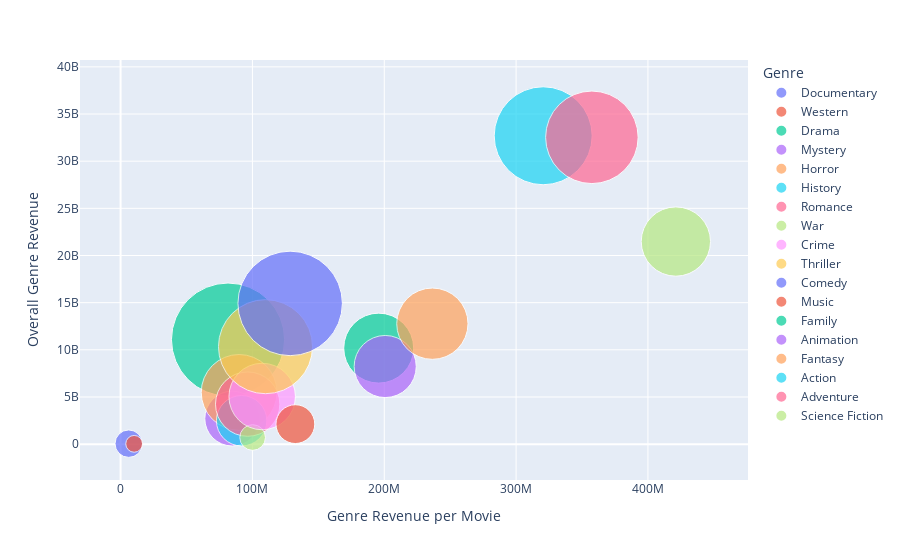

The notebook cell this image was saved under:
### Code cell
# This graph does not make much sense
fig = px.scatter(genres_df, x='Genre Revenue per Movie', y='Overall Genre Revenue', size='Number of Movies',
                 color='Genre', hover_name='Genre', size_max=80)
fig.show()

### Figure 1 — Plotly figure (JSON) as saved in the notebook; plotly's stock layout.template omitted (floating-point values rounded to 4 significant figures)
{"data": [{"hovertemplate": "<b>%{hovertext}</b><br><br>Genre=Documentary<br>Genre Revenue per Movie=%{x}<br>Overall Genre Revenue=%{y}<br>Number of Movies=%{marker.size}<extra></extra>", "hovertext": ["Documentary"], "legendgroup": "Documentary", "marker": {"color": "#636efa", "size": [8], "sizemode": "area", "sizeref": 0.02125, "symbol": "circle"}, "mode": "markers", "name": "Documentary", "orientation": "v", "showlegend": true, "type": "scatter", "x": [6182000.0], "xaxis": "x", "y": [49455467], "yaxis": "y"}, {"hovertemplate": "<b>%{hovertext}</b><br><br>Genre=Western<br>Genre Revenue per Movie=%{x}<br>Overall Genre Revenue=%{y}<br>Number of Movies=%{marker.size}<extra></extra>", "hovertext": ["Western"], "legendgroup": "Western", "marker": {"color": "#EF553B", "size": [3], "sizemode": "area", "sizeref": 0.02125, "symbol": "circle"}, "mode": "markers", "name": "Western", "orientation": "v", "showlegend": true, "type": "scatter", "x": [10293113], "xaxis": "x", "y": [30879339], "yaxis": "y"}, {"hovertemplate": "<b>%{hovertext}</b><br><br>Genre=Drama<br>Genre Revenue per Movie=%{x}<br>Overall Genre Revenue=%{y}<br>Number of Movies=%{marker.size}<extra></extra>", "hovertext": ["Drama"], "legendgroup": "Drama", "marker": {"color": "#00cc96", "size": [136], "sizemode": "area", "sizeref": 0.02125, "symbol": "circle"}, "mode": "markers", "name": "Drama", "orientation": "v", "showlegend": true, "type": "scatter", "x": [81490000.0], "xaxis": "x", "y": [11083020534], "yaxis": "y"}, {"hovertemplate": "<b>%{hovertext}</b><br><br>Genre=Mystery<br>Genre Revenue per Movie=%{x}<br>Overall Genre Revenue=%{y}<br>Number of Movies=%{marker.size}<extra></extra>", "hovertext": ["Mystery"], "legendgroup": "Mystery", "marker": {"color": "#ab63fa", "size": [32], "sizemode": "area", "sizeref": 0.02125, "symbol": "circle"}, "mode": "markers", "name": "Mystery", "orientation": "v", "showlegend": true, "type": "scatter", "x": [84678675], "xaxis": "x", "y": [2709717600], "yaxis": "y"}, {"hovertemplate": "<b>%{hovertext}</b><br><br>Genre=Horror<br>Genre Revenue per Movie=%{x}<br>Overall Genre Revenue=%{y}<br>Number of Movies=%{marker.size}<extra></extra>", "hovertext": ["Horror"], "legendgroup": "Horror", "marker": {"color": "#FFA15A", "size": [61], "sizemode": "area", "sizeref": 0.02125, "symbol": "circle"}, "mode": "markers", "name": "Horror", "orientation": "v", "showlegend": true, "type": "scatter", "x": [89900000.0], "xaxis": "x", "y": [5484188981], "yaxis": "y"}, {"hovertemplate": "<b>%{hovertext}</b><br><br>Genre=History<br>Genre Revenue per Movie=%{x}<br>Overall Genre Revenue=%{y}<br>Number of Movies=%{marker.size}<extra></extra>", "hovertext": ["History"], "legendgroup": "History", "marker": {"color": "#19d3f3", "size": [27], "sizemode": "area", "sizeref": 0.02125, "symbol": "circle"}, "mode": "markers", "name": "History", "orientation": "v", "showlegend": true, "type": "scatter", "x": [91810000.0], "xaxis": "x", "y": [2478856803], "yaxis": "y"}, {"hovertemplate": "<b>%{hovertext}</b><br><br>Genre=Romance<br>Genre Revenue per Movie=%{x}<br>Overall Genre Revenue=%{y}<br>Number of Movies=%{marker.size}<extra></extra>", "hovertext": ["Romance"], "legendgroup": "Romance", "marker": {"color": "#FF6692", "size": [44], "sizemode": "area", "sizeref": 0.02125, "symbol": "circle"}, "mode": "markers", "name": "Romance", "orientation": "v", "showlegend": true, "type": "scatter", "x": [96390000.0], "xaxis": "x", "y": [4241079667], "yaxis": "y"}, {"hovertemplate": "<b>%{hovertext}</b><br><br>Genre=War<br>Genre Revenue per Movie=%{x}<br>Overall Genre Revenue=%{y}<br>Number of Movies=%{marker.size}<extra></extra>", "hovertext": ["War"], "legendgroup": "War", "marker": {"color": "#B6E880", "size": [7], "sizemode": "area", "sizeref": 0.02125, "symbol": "circle"}, "mode": "markers", "name": "War", "orientation": "v", "showlegend": true, "type": "scatter", "x": [100158760], "xaxis": "x", "y": [701111320], "yaxis": "y"}, {"hovertemplate": "<b>%{hovertext}</b><br><br>Genre=Crime<br>Genre Revenue per Movie=%{x}<br>Overall Genre Revenue=%{y}<br>Number of Movies=%{marker.size}<extra></extra>", "hovertext": ["Crime"], "legendgroup": "Crime", "marker": {"color": "#FF97FF", "size": [47], "sizemode": "area", "sizeref": 0.02125, "symbol": "circle"}, "mode": "markers", "name": "Crime", "orientation": "v", "showlegend": true, "type": "scatter", "x": [107400000.0], "xaxis": "x", "y": [5048033135], "yaxis": "y"}, {"hovertemplate": "<b>%{hovertext}</b><br><br>Genre=Thriller<br>Genre Revenue per Movie=%{x}<br>Overall Genre Revenue=%{y}<br>Number of Movies=%{marker.size}<extra></extra>", "hovertext": ["Thriller"], "legendgroup": "Thriller", "marker": {"color": "#FECB52", "size": [94], "sizemode": "area", "sizeref": 0.02125, "symbol": "circle"}, "mode": "markers", "name": "Thriller", "orientation": "v", "showlegend": true, "type": "scatter", "x": [109900000.0], "xaxis": "x", "y": [10332662472], "yaxis": "y"}, {"hovertemplate": "<b>%{hovertext}</b><br><br>Genre=Comedy<br>Genre Revenue per Movie=%{x}<br>Overall Genre Revenue=%{y}<br>Number of Movies=%{marker.size}<extra></extra>", "hovertext": ["Comedy"], "legendgroup": "Comedy", "marker": {"color": "#636efa", "size": [116], "sizemode": "area", "sizeref": 0.02125, "symbol": "circle"}, "mode": "markers", "name": "Comedy", "orientation": "v", "showlegend": true, "type": "scatter", "x": [128600000.0], "xaxis": "x", "y": [14919743909], "yaxis": "y"}, {"hovertemplate": "<b>%{hovertext}</b><br><br>Genre=Music<br>Genre Revenue per Movie=%{x}<br>Overall Genre Revenue=%{y}<br>Number of Movies=%{marker.size}<extra></extra>", "hovertext": ["Music"], "legendgroup": "Music", "marker": {"color": "#EF553B", "size": [16], "sizemode": "area", "sizeref": 0.02125, "symbol": "circle"}, "mode": "markers", "name": "Music", "orientation": "v", "showlegend": true, "type": "scatter", "x": [132600000.0], "xaxis": "x", "y": [2121129975], "yaxis": "y"}, {"hovertemplate": "<b>%{hovertext}</b><br><br>Genre=Family<br>Genre Revenue per Movie=%{x}<br>Overall Genre Revenue=%{y}<br>Number of Movies=%{marker.size}<extra></extra>", "hovertext": ["Family"], "legendgroup": "Family", "marker": {"color": "#00cc96", "size": [52], "sizemode": "area", "sizeref": 0.02125, "symbol": "circle"}, "mode": "markers", "name": "Family", "orientation": "v", "showlegend": true, "type": "scatter", "x": [195800000.0], "xaxis": "x", "y": [10180339688], "yaxis": "y"}, {"hovertemplate": "<b>%{hovertext}</b><br><br>Genre=Animation<br>Genre Revenue per Movie=%{x}<br>Overall Genre Revenue=%{y}<br>Number of Movies=%{marker.size}<extra></extra>", "hovertext": ["Animation"], "legendgroup": "Animation", "marker": {"color": "#ab63fa", "size": [41], "sizemode": "area", "sizeref": 0.02125, "symbol": "circle"}, "mode": "markers", "name": "Animation", "orientation": "v", "showlegend": true, "type": "scatter", "x": [200700000.0], "xaxis": "x", "y": [8228963545], "yaxis": "y"}, {"hovertemplate": "<b>%{hovertext}</b><br><br>Genre=Fantasy<br>Genre Revenue per Movie=%{x}<br>Overall Genre Revenue=%{y}<br>Number of Movies=%{marker.size}<extra></extra>", "hovertext": ["Fantasy"], "legendgroup": "Fantasy", "marker": {"color": "#FFA15A", "size": [54], "sizemode": "area", "sizeref": 0.02125, "symbol": "circle"}, "mode": "markers", "name": "Fantasy", "orientation": "v", "showlegend": true, "type": "scatter", "x": [236500000.0], "xaxis": "x", "y": [12770224051], "yaxis": "y"}, {"hovertemplate": "<b>%{hovertext}</b><br><br>Genre=Action<br>Genre Revenue per Movie=%{x}<br>Overall Genre Revenue=%{y}<br>Number of Movies=%{marker.size}<extra></extra>", "hovertext": ["Action"], "legendgroup": "Action", "marker": {"color": "#19d3f3", "size": [102], "sizemode": "area", "sizeref": 0.02125, "symbol": "circle"}, "mode": "markers", "name": "Action", "orientation": "v", "showlegend": true, "type": "scatter", "x": [320500000.0], "xaxis": "x", "y": [32694389153], "yaxis": "y"}, {"hovertemplate": "<b>%{hovertext}</b><br><br>Genre=Adventure<br>Genre Revenue per Movie=%{x}<br>Overall Genre Revenue=%{y}<br>Number of Movies=%{marker.size}<extra></extra>", "hovertext": ["Adventure"], "legendgroup": "Adventure", "marker": {"color": "#FF6692", "size": [91], "sizemode": "area", "sizeref": 0.02125, "symbol": "circle"}, "mode": "markers", "name": "Adventure", "orientation": "v", "showlegend": true, "type": "scatter", "x": [357500000.0], "xaxis": "x", "y": [32530527488], "yaxis": "y"}, {"hovertemplate": "<b>%{hovertext}</b><br><br>Genre=Science Fiction<br>Genre Revenue per Movie=%{x}<br>Overall Genre Revenue=%{y}<br>Number of Movies=%{marker.size}<extra></extra>", "hovertext": ["Science Fiction"], "legendgroup": "Science Fiction", "marker": {"color": "#B6E880", "size": [51], "sizemode": "area", "sizeref": 0.02125, "symbol": "circle"}, "mode": "markers", "name": "Science Fiction", "orientation": "v", "showlegend": true, "type": "scatter", "x": [421200000.0], "xaxis": "x", "y": [21480331939], "yaxis": "y"}], "layout": {"legend": {"itemsizing": "constant", "title": {"text": "Genre"}, "tracegroupgap": 0}, "margin": {"t": 60}, "xaxis": {"anchor": "y", "domain": [0, 1], "title": {"text": "Genre Revenue per Movie"}}, "yaxis": {"anchor": "x", "domain": [0, 1], "title": {"text": "Overall Genre Revenue"}}}}
